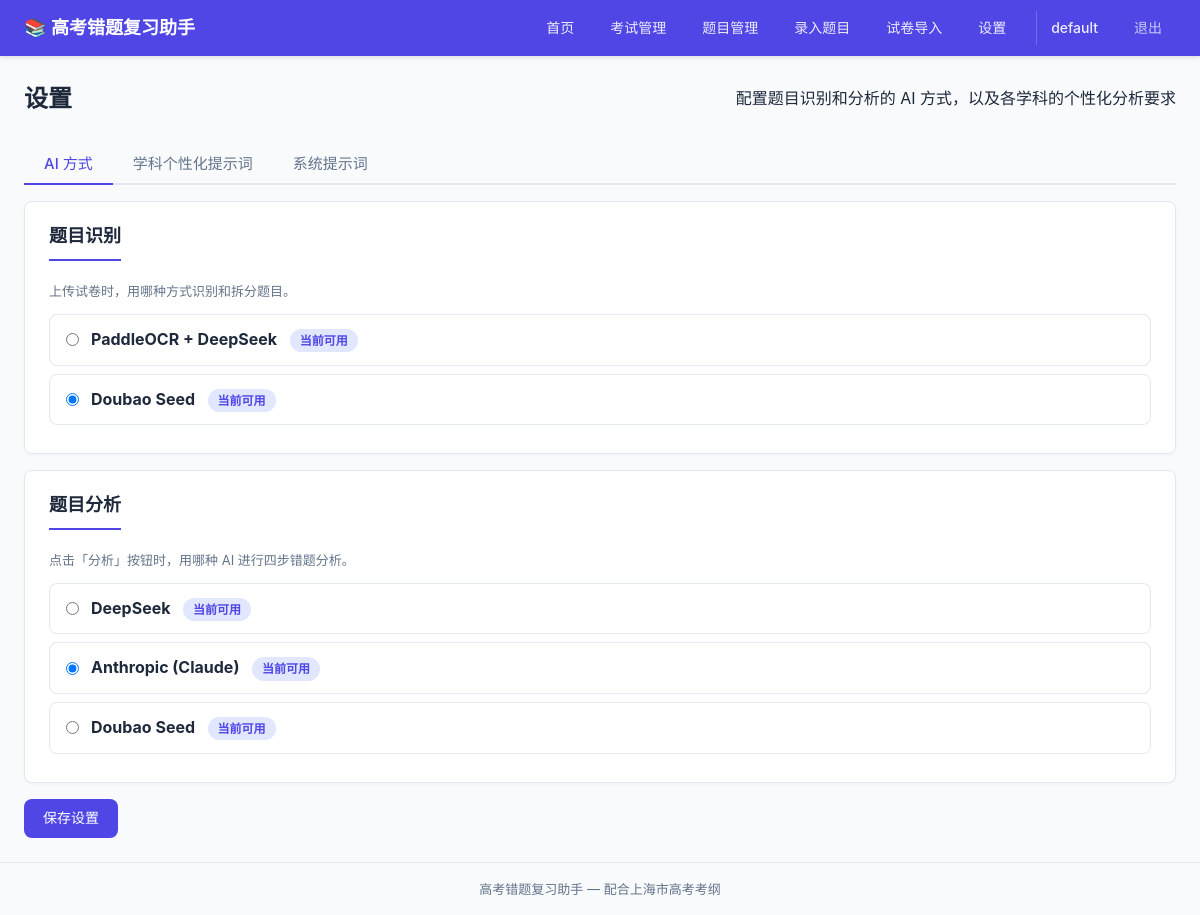
The app's page /settings (signed in), older data.
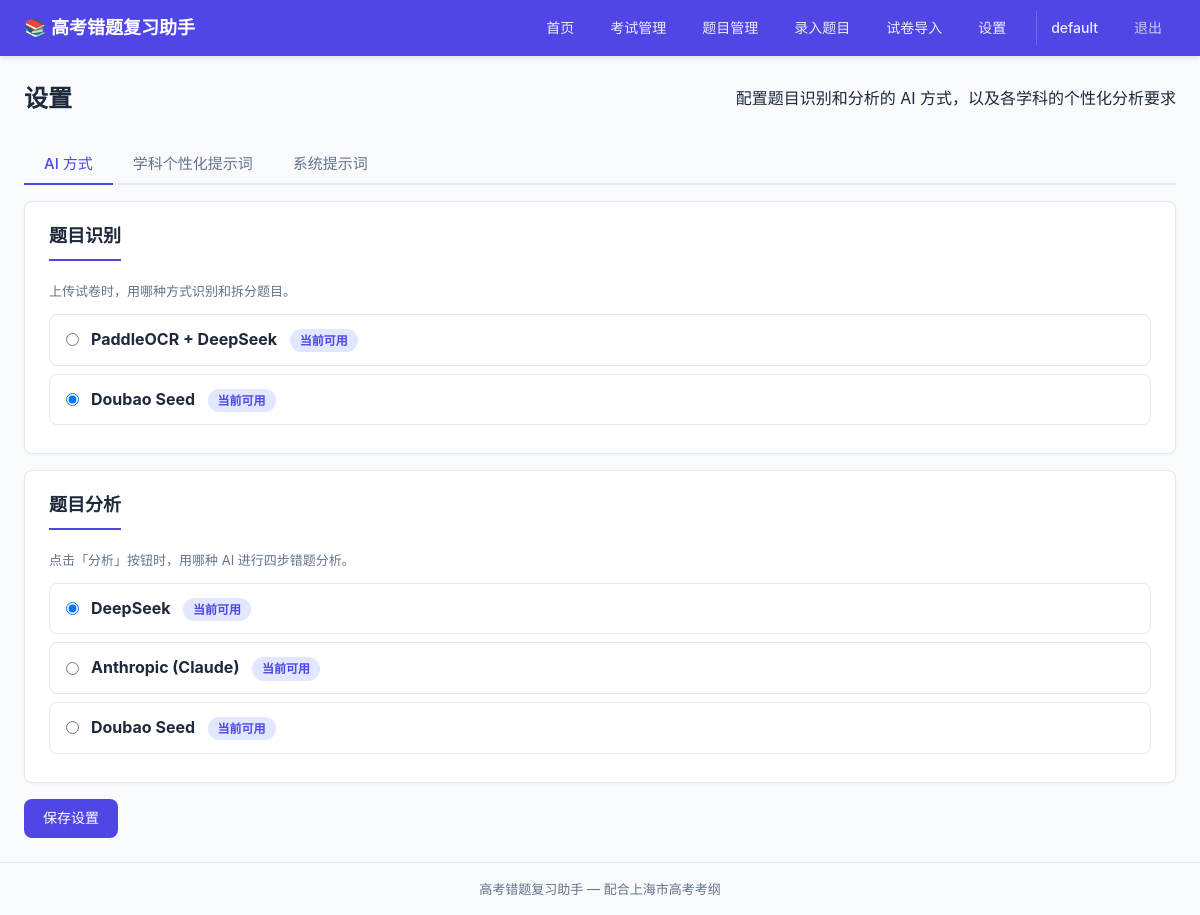
The same page, newer data.
### tables this page shows
CREATE TABLE "settings" (
                id          INTEGER PRIMARY KEY AUTOINCREMENT,
                user_id     INTEGER NOT NULL DEFAULT 1,
                key         TEXT    NOT NULL,
                value       TEXT    NOT NULL,
                updated_at  TIMESTAMP DEFAULT CURRENT_TIMESTAMP,
                UNIQUE(user_id, key)
            );

### routes/settings.py (the view, shortened to what this page needs)
@settings_bp.route('/settings', methods=['GET', 'POST'])
@login_required
def index():
    user_id = session['user_id']
    current = get_all_settings(user_id=user_id)
    subjects = get_all_subjects()
    subject_prompts = get_subject_prompts(user_id=user_id)
    return render_template('settings/index.html',
                           recognition_methods=RECOGNITION_METHODS,
                           analysis_methods=ANALYSIS_METHODS,
                           current=current,
                           subjects=subjects,
                           subject_prompts=subject_prompts,
                           default_system_prompt=_read_default_system_prompt())

### app.py (called while the page is built)
@app.before_request
def load_logged_in_user():
    user_id = session.get('user_id')
    g.current_user = get_user_by_id(user_id) if user_id else None

@app.context_processor
def inject_global_template_vars():
    return {
        'current_user': g.get('current_user'),
    }

### database/__init__.py (called while the page is built)
def get_db():
    if 'db' not in g:
        g.db = sqlite3.connect(DATABASE_PATH)
        g.db.row_factory = sqlite3.Row
        g.db.execute("PRAGMA foreign_keys = ON")
    return g.db

### models/subject.py (called while the page is built)
def get_all_subjects():
    db = get_db()
    return db.execute("SELECT * FROM subjects ORDER BY id").fetchall()

### models/user.py (called while the page is built)
def get_user_by_id(user_id):
    db = get_db()
    row = db.execute(
        "SELECT id, username, created_at FROM users WHERE id = ?", (user_id,)
    ).fetchone()
    return dict(row) if row else None

### templates/settings/index.html (shortened to what this page needs)
{% extends "base.html" %}
{% block content %}
<div class="page-header">
    <h1>设置</h1>
    <p>配置题目识别和分析的 AI 方式，以及各学科的个性化分析要求</p>
</div>
<form method="POST" class="settings-form">
    <div class="tabs">
        <button type="button" class="tab-nav active" data-tab="tab-ai">AI 方式</button>
        <button type="button" class="tab-nav" data-tab="tab-subject">学科个性化提示词</button>
        <button type="button" class="tab-nav" data-tab="tab-system">系统提示词</button>
    </div>
    <div class="tab-panel active" id="tab-ai">
        <div class="card">
            <h2>题目识别</h2>
            <p class="form-hint" style="margin-bottom:12px;">上传试卷时，用哪种方式识别和拆分题目。</p>
            {% for key, label in recognition_methods.items() %}
            <label class="radio-card" style="display:flex;align-items:center;gap:12px;padding:12px 16px;border:1px solid var(--border);border-radius:8px;margin-bottom:8px;cursor:pointer;">
                <input type="radio" name="recognition_method" value="{{ key }}"
                       {% if current.get('recognition_method', 'paddleocr_deepseek') == key %}checked{% endif %}>
                <div>
                    <strong>{{ label }}</strong>
                    <span class="badge" style="background:#e0e7ff;color:var(--primary);margin-left:8px;">当前可用</span>
                </div>
            </label>
            {% endfor %}
        </div>
        <div class="card">
            <h2>题目分析</h2>
            <p class="form-hint" style="margin-bottom:12px;">点击「分析」按钮时，用哪种 AI 进行四步错题分析。</p>
            {% for key, label in analysis_methods.items() %}
            <label class="radio-card" style="display:flex;align-items:center;gap:12px;padding:12px 16px;border:1px solid var(--border);border-radius:8px;margin-bottom:8px;cursor:pointer;">
                <input type="radio" name="analysis_method" value="{{ key }}"
                       {% if current.get('analysis_method', 'deepseek') == key %}checked{% endif %}>
                <div>
                    <strong>{{ label }}</strong>
                    <span class="badge" style="background:#e0e7ff;color:var(--primary);margin-left:8px;">当前可用</span>
                </div>
            </label>
            {% endfor %}
        </div>
    </div>
    <div class="form-actions">
        <button type="submit" class="btn btn-primary">保存设置</button>
    </div>
</form>
{% endblock %}

Row changes from the older to the newer data that the page shows:
changed settings "☐ Doubao Seed 当前可用": value "☐ DeepSeek 当前可用" → "☑ DeepSeek 当前可用"; value "☑ Anthropic (Claude) 当前可用" → "☐ Anthropic (Claude) 当前可用"
